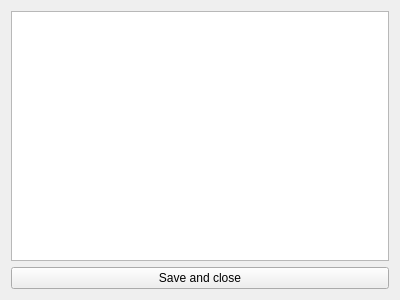
<?xml version="1.0" encoding="UTF-8"?>
<ui version="4.0">
 <class>TagsWidget</class>
 <widget class="QWidget" name="TagsWidget">
  <property name="geometry">
   <rect>
    <x>0</x>
    <y>0</y>
    <width>400</width>
    <height>300</height>
   </rect>
  </property>
  <property name="windowTitle">
   <string>Form</string>
  </property>
  <layout class="QVBoxLayout" name="verticalLayout">
   <item>
    <widget class="QListWidget" name="listWidget"/>
   </item>
   <item>
    <widget class="QPushButton" name="doneButton">
     <property name="text">
      <string>Save and close</string>
     </property>
    </widget>
   </item>
  </layout>
 </widget>
 <resources/>
 <connections/>
</ui>
